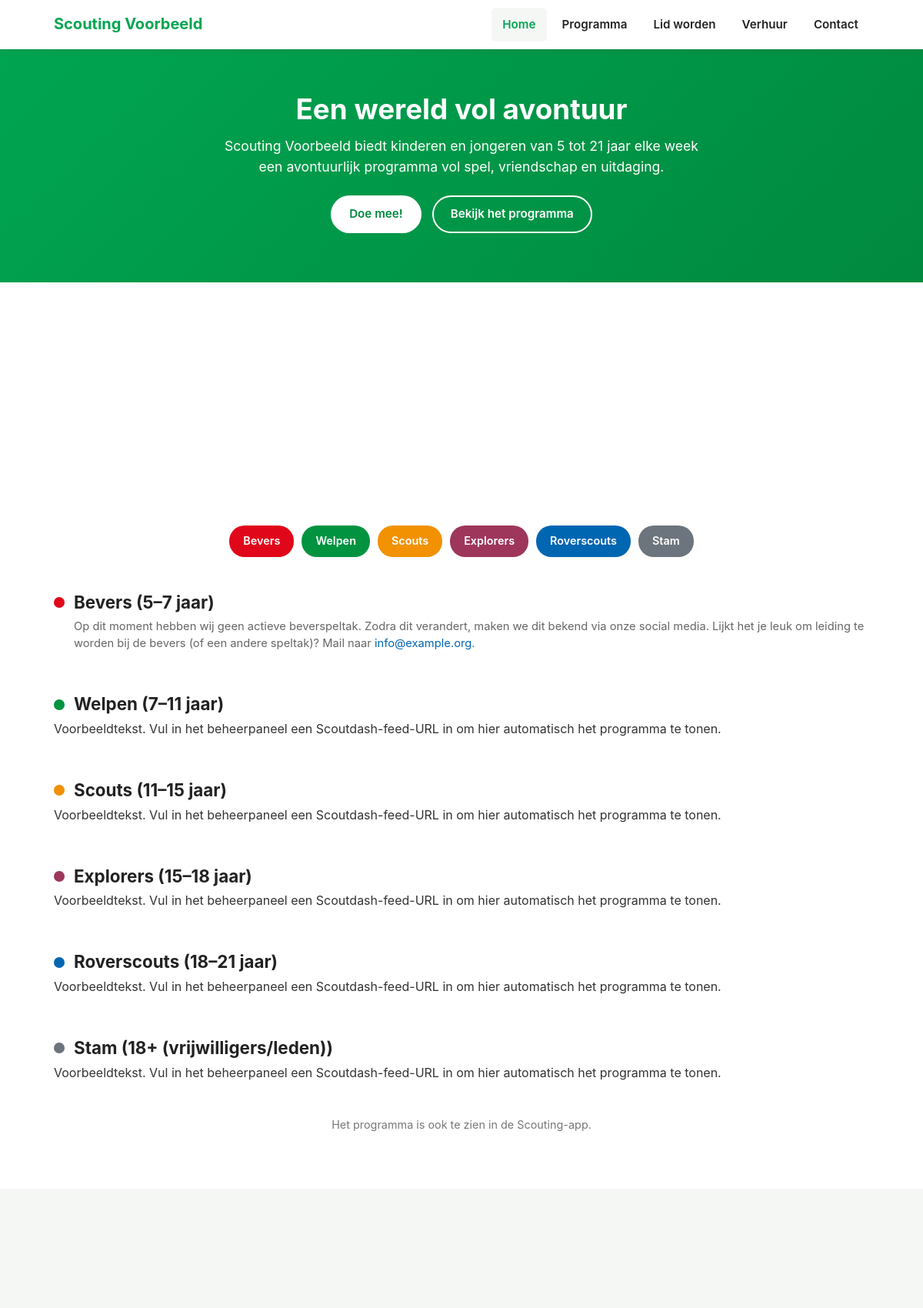
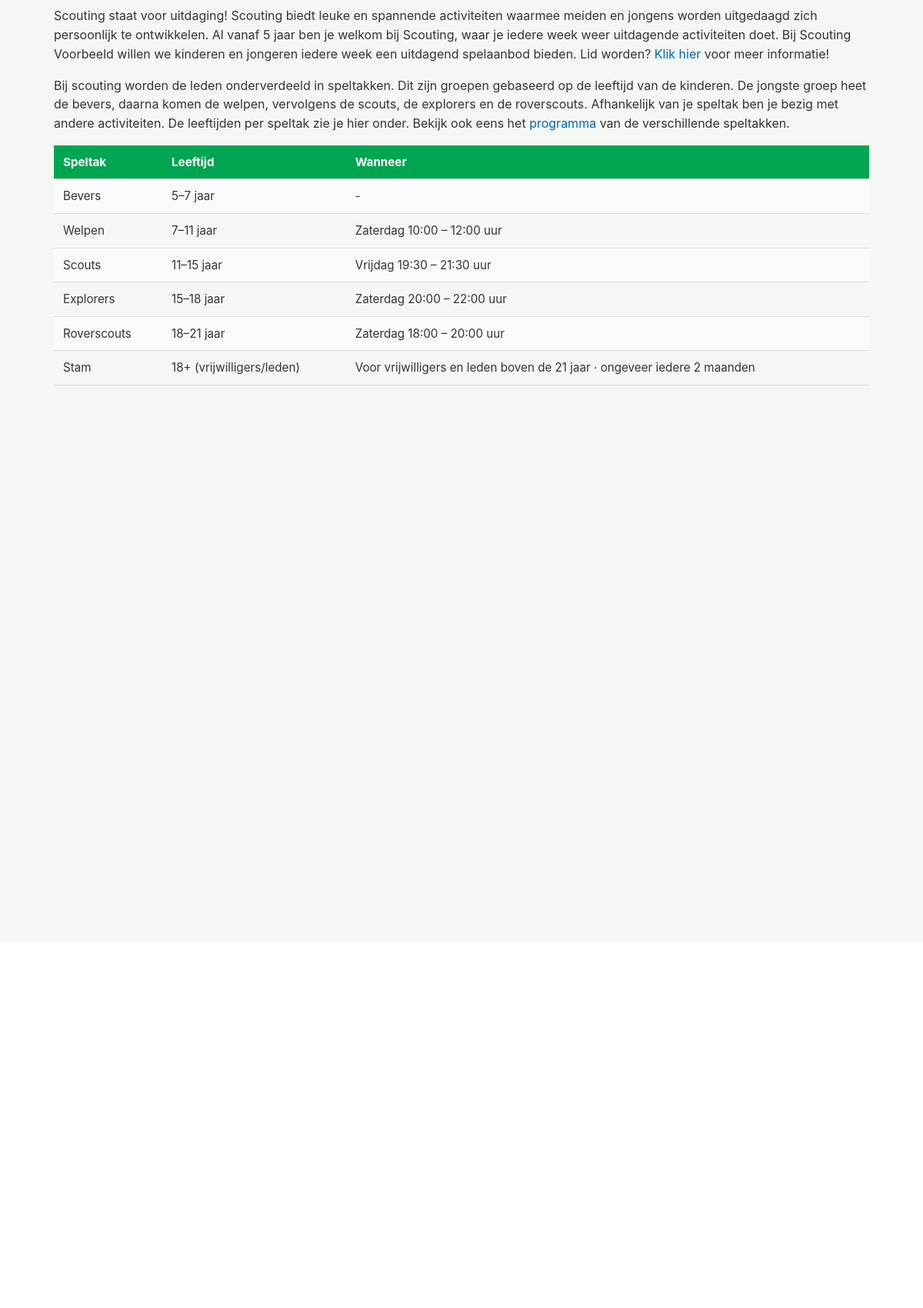
The page / (upper part) on the database its author committed (2 pictures, top to bottom).
### tables this page shows
CREATE TABLE IF NOT EXISTS speltakken (
    id           INT UNSIGNED NOT NULL AUTO_INCREMENT,
    naam         VARCHAR(100) NOT NULL,
    slug         VARCHAR(100) NOT NULL,
    kleur        VARCHAR(20)  NOT NULL DEFAULT '#00A551',
    leeftijd     VARCHAR(100) NULL,
    dag_tijd     VARCHAR(190) NULL,
    leiding      VARCHAR(255) NULL,
    toelichting  TEXT NULL,
    feed_url     VARCHAR(500) NULL,
    afmeld_url   VARCHAR(500) NULL,
    actief       TINYINT(1) NOT NULL DEFAULT 1,
    volgorde     INT NOT NULL DEFAULT 0,
    PRIMARY KEY (id),
    UNIQUE KEY uniq_slug (slug)
);

### includes/functions.php (called while the page is built, shortened)
<?php
require_once __DIR__ . '/db.php';
function e(?string $value): string
{
    return htmlspecialchars($value ?? '', ENT_QUOTES, 'UTF-8');
}
function asset_url(string $path): string
{
    return $path . '?v=' . rawurlencode(APP_VERSION);
}
function get_all_settings(): array
{
    static $cache = null;
    if ($cache === null) {
        $cache = [];
        $stmt = db()->query('SELECT setting_key, setting_value FROM settings');
        foreach ($stmt->fetchAll() as $row) {
            $cache[$row['setting_key']] = $row['setting_value'];
        }
    }
    return $cache;
}
function get_setting(string $key, string $default = ''): string
{
    $all = get_all_settings();
    return $all[$key] ?? $default;
}
function get_speltakken(bool $only_active = false): array
{
    $sql = 'SELECT * FROM speltakken';
    if ($only_active) {
        $sql .= ' WHERE actief = 1';
    }
    $sql .= ' ORDER BY volgorde ASC, naam ASC';
    return db()->query($sql)->fetchAll();
}

### includes/db.php (called while the page is built, shortened)
<?php
function db(): PDO
{
    static $pdo = null;
    if ($pdo === null) {
        $dsn = 'mysql:host=' . DB_HOST . ';port=' . DB_PORT . ';dbname=' . DB_NAME . ';charset=' . DB_CHARSET;
        try {
            $pdo = new PDO($dsn, DB_USER, DB_PASS, [
                PDO::ATTR_ERRMODE => PDO::ERRMODE_EXCEPTION,
                PDO::ATTR_DEFAULT_FETCH_MODE => PDO::FETCH_ASSOC,
                PDO::ATTR_EMULATE_PREPARES => false,
            ]);
        } catch (PDOException $e) {
            http_response_code(500);
            if (APP_DEBUG) {
                die('Databaseverbinding mislukt: ' . htmlspecialchars($e->getMessage()));
            }
            die('Er is een probleem met de website. Probeer het later opnieuw.');
        }
    }
    return $pdo;
}

### index.php (the view, shortened to what this page needs)
<?php
require_once __DIR__ . '/includes/functions.php';
$speltakken = get_speltakken(true);
$isHome = true;
include __DIR__ . '/includes/site_layout_top.php';
?>
<section class="hero" id="top">
  <div class="container">
    <h1><?= e(get_setting('hero_title')) ?></h1>
    <p><?= e(get_setting('hero_text')) ?></p>
    <div class="hero-buttons">
      <a href="<?= e(get_setting('hero_btn1_link')) ?>" class="btn btn-light"><?= e(get_setting('hero_btn1_text')) ?></a>
      <a href="<?= e(get_setting('hero_btn2_link')) ?>" class="btn btn-outline"><?= e(get_setting('hero_btn2_text')) ?></a>
    </div>
  </div>
</section>
<div class="feature-strip">
</div>
<section id="programma">
  <div class="container">
    <div class="speltak-jump">
      <?php foreach ($speltakken as $sp): ?>
      <a href="#sk-<?= e($sp['slug']) ?>" style="background:<?= e($sp['kleur']) ?>"><?= e($sp['naam']) ?></a>
      <?php endforeach; ?>
    </div>
    <?php foreach ($speltakken as $sp):
        $heading = $sp['naam'] . ($sp['leeftijd'] ? ' (' . $sp['leeftijd'] . ')' : '');
        $meta = trim(implode(' · ', array_filter([$sp['dag_tijd'], $sp['leiding']])));
    ?>
    <div class="speltak-block" id="sk-<?= e($sp['slug']) ?>">
      <div class="speltak-head"><span class="speltak-dot" style="background:<?= e($sp['kleur']) ?>"></span><h3><?= e($heading) ?></h3></div>
      <?php if (!empty($sp['feed_url'])): ?>
        <?php if ($meta !== ''): ?><p class="speltak-meta"><?= e($meta) ?></p><?php endif; ?>
        <?php if (!empty($sp['afmeld_url'])): ?>
        <p class="speltak-afmelden">Afmelden voor een opkomst? <a href="<?= e($sp['afmeld_url']) ?>" target="_blank" rel="noopener">Klik hier</a>.</p>
        <?php endif; ?>
        <div class="prog-list" data-feed-slug="<?= e($sp['slug']) ?>" id="feed-<?= e($sp['slug']) ?>">
          <p class="prog-loading">Programma wordt geladen&hellip;</p>
        </div>
      <?php elseif (!empty($sp['toelichting'])): ?>
        <p class="speltak-meta"><?= $sp['toelichting']  ?></p>
      <?php endif; ?>
    </div>
    <?php endforeach; ?>
    <p style="text-align:center; color:#777; font-size:0.9rem;"><?= e(get_setting('programma_footer_note')) ?></p>
  </div>
</section>
<section class="alt" id="lidworden">
  <div class="container">
    <p><?= get_setting('lidworden_tekst_1') ?></p>
    <p><?= get_setting('lidworden_tekst_2') ?></p>
    <table class="leeftijden">
      <tr><th>Speltak</th><th>Leeftijd</th><th>Wanneer</th></tr>
      <?php foreach ($speltakken as $sp): ?>
      <tr>
        <td><?= e($sp['naam']) ?></td>
        <td><?= e($sp['leeftijd'] ?: '-') ?></td>
        <td><?= e($sp['dag_tijd'] ?: '-') ?></td>
      </tr>
      <?php endforeach; ?>
    </table>
    <div class="info-cards">
    </div>
  </div>
</section>
<section id="verhuur">
  <div class="container">
    <div class="verhuur-grid">
    </div>
  </div>
</section>
<?php include __DIR__ . '/includes/site_layout_bottom.php'; ?>

### includes/site_layout_top.php (shortened to what this page needs)
<?php
$pageTitle = $pageTitle ?? get_setting('site_title');
$isHome = $isHome ?? false;
$homeHref = $isHome ? '' : 'index.php';
?>
<!DOCTYPE html>
<html lang="nl">
<head>
<link rel="stylesheet" href="https://cdn.jsdelivr.net/npm/bootstrap@5.3.8/dist/css/bootstrap.min.css">
<link rel="stylesheet" href="https://cdnjs.cloudflare.com/ajax/libs/font-awesome/6.5.2/css/all.min.css">
<link rel="stylesheet" href="<?= e(asset_url('assets/css/style.css')) ?>">
</head>
<body>
<header>
  <div class="navwrap">
    <a href="<?= $homeHref ?>#top" class="brand">
      <span><?= e(get_setting('org_naam')) ?></span>
    </a>
    <nav id="mainNav">
      <ul>
        <li><a href="<?= $homeHref ?>#top">Home</a></li>
        <li><a href="<?= $homeHref ?>#programma">Programma</a></li>
        <li><a href="<?= $homeHref ?>#lidworden">Lid worden</a></li>
        <li><a href="<?= $homeHref ?>#verhuur">Verhuur</a></li>
        <li><a href="<?= $homeHref ?>#contact">Contact</a></li>
      </ul>
    </nav>
  </div>
</header>
<main>

### includes/site_layout_bottom.php (shortened to what this page needs)
</main>
</body>
</html>

### assets/css/style.css (style rules this page uses)
:root { --green:#00A551; --green-dark:#00893f; --blue:#0066B2; --orange:#F2940A; --red:#E1071A; --brique:#9e365b; --yellow:#FCDD17; --gray:#6c757d; --dark:#222; --text:#333; --bg:#ffffff; --light:#f5f7f5; --bevers: #E1071A; --welpen: #019340; --scouts: #f29102; --explorers: #9e365b; }
* { box-sizing:border-box; }
html { scroll-behavior:smooth; scroll-padding-top:90px; }
body { margin:0; font-family:-apple-system,BlinkMacSystemFont,"Segoe UI",Roboto,Helvetica,Arial,sans-serif; color:var(--text); background:var(--bg); line-height:1.55; }
a { color:var(--blue); text-decoration:none; }
h1,h2,h3 { font-weight:700; color:var(--dark); }
.container { max-width:1100px; margin:0 auto; padding:0 20px; }
header { position:sticky; top:0; z-index:1000; background:#fff; box-shadow:0 2px 8px rgba(0,0,0,0.08); }
.navwrap { display:flex; align-items:center; justify-content:space-between; max-width:1100px; margin:0 auto; padding:10px 20px; }
.brand { display:flex; align-items:center; gap:12px; }
.brand span { font-weight:700; font-size:1.25rem; color:var(--green); }
nav ul { list-style:none; display:flex; gap:6px; margin:0; padding:0; }
nav a { display:block; padding:10px 14px; color:var(--dark); font-weight:600; border-radius:6px; font-size:0.95rem; }
nav a.active { color:var(--green); background:var(--light); }
.hero { background:linear-gradient(135deg, var(--green) 0%, var(--green-dark) 100%); color:#fff; padding:56px 0 64px; text-align:center; }
.hero h1 { color:#fff; font-size:2.3rem; margin:0 0 12px; }
.hero p { font-size:1.1rem; max-width:640px; margin:0 auto 24px; opacity:0.95; }
.hero-buttons { display:flex; gap:14px; justify-content:center; flex-wrap:wrap; }
.btn { display:inline-block; padding:11px 22px; border-radius:30px; font-weight:600; border:2px solid transparent; cursor:pointer; font-size:0.95rem; }
.btn-light { background:#fff; color:var(--green-dark); }
.btn-outline { background:transparent; color:#fff; border-color:#fff; }
.feature-strip { display:grid; grid-template-columns:repeat(auto-fit,minmax(240px,1fr)); gap:24px; max-width:1100px; margin:-40px auto 0; padding:0 20px 10px; position:relative; z-index:2; }
section { padding:56px 0; }
section.alt { background:var(--light); }
.speltak-jump { display:flex; flex-wrap:wrap; gap:10px; justify-content:center; margin-bottom:36px; }
.speltak-jump a { color:#fff; padding:9px 18px; border-radius:20px; font-weight:600; font-size:0.9rem; }
.speltak-block { margin-bottom:44px; padding-top:10px; scroll-margin-top:10px; }
.speltak-head { display:flex; align-items:center; gap:12px; flex-wrap:wrap; margin-bottom: 6px; position: sticky; top: 71px; background: #fff; }
.speltak-dot { width:14px; height:14px; border-radius:50%; flex-shrink:0; }
.speltak-head h3 { margin:0; font-size:1.4rem; }
.speltak-meta { color:#666; font-size:0.92rem; margin:0 0 6px 26px; }
table.leeftijden { width:100%; border-collapse:collapse; margin-bottom:28px; }
table.leeftijden th, table.leeftijden td { text-align:left; padding:10px 12px; border-bottom:1px solid #ddd; font-size:0.95rem; }
table.leeftijden th { color:#fff; background:var(--green); }
table.leeftijden tr:nth-child(even) { background:#fafafa; }
.info-cards { display:grid; grid-template-columns:repeat(auto-fit,minmax(240px,1fr)); gap:20px; margin-top:28px; }
.verhuur-grid { display:grid; grid-template-columns:1.3fr 1fr; gap:36px; }
a { transition:color .2s ease, background-color .2s ease, opacity .2s ease; }
nav a { transition:background-color .2s ease, color .2s ease; }
.btn, .btn-download, .speltak-jump a { transition:background-color .2s ease, color .2s ease, transform .15s ease, box-shadow .2s ease; }
.hero h1 { animation:fadeInUp .7s ease both; }
.hero p { animation:fadeInUp .7s ease .12s both; }
.hero-buttons { animation:fadeInUp .7s ease .24s both; }

### rows shown on the page
speltakken: naam "Bevers", heading "Bevers (5–7 jaar)", toelichting "Op dit moment hebben wij geen actieve beverspeltak. Zodra dit verandert, maken we dit bekend via onze social media. Lijkt het je leuk om leiding te worden bij de bevers (of een andere speltak)? Mail naar info@example.org .", leeftijd "5–7 jaar", dag_tijd "-"
speltakken: naam "Welpen", heading "Welpen (7–11 jaar)", toelichting "Voorbeeldtekst. Vul in het beheerpaneel een Scoutdash-feed-URL in om hier automatisch het programma te tonen.", leeftijd "7–11 jaar", dag_tijd "Zaterdag 10:00 – 12:00 uur"
speltakken: naam "Scouts", heading "Scouts (11–15 jaar)", toelichting "Voorbeeldtekst. Vul in het beheerpaneel een Scoutdash-feed-URL in om hier automatisch het programma te tonen.", leeftijd "11–15 jaar", dag_tijd "Vrijdag 19:30 – 21:30 uur"
speltakken: naam "Explorers", heading "Explorers (15–18 jaar)", toelichting "Voorbeeldtekst. Vul in het beheerpaneel een Scoutdash-feed-URL in om hier automatisch het programma te tonen.", leeftijd "15–18 jaar", dag_tijd "Zaterdag 20:00 – 22:00 uur"
speltakken: naam "Roverscouts", heading "Roverscouts (18–21 jaar)", toelichting "Voorbeeldtekst. Vul in het beheerpaneel een Scoutdash-feed-URL in om hier automatisch het programma te tonen.", leeftijd "18–21 jaar", dag_tijd "Zaterdag 18:00 – 20:00 uur"
speltakken: naam "Stam", heading "Stam (18+ (vrijwilligers/leden))", toelichting "Voorbeeldtekst. Vul in het beheerpaneel een Scoutdash-feed-URL in om hier automatisch het programma te tonen.", leeftijd "18+ (vrijwilligers/leden)", dag_tijd "Voor vrijwilligers en leden boven de 21 jaar · ongeveer iedere 2 maanden"

### other values the page prints
get_setting('org_naam') "Scouting Voorbeeld"
get_setting('hero_title') "Een wereld vol avontuur"
get_setting('hero_text') "Scouting Voorbeeld biedt kinderen en jongeren van 5 tot 21 jaar elke week een avontuurlijk programma vol spel, vriendschap en uitdaging."
get_setting('hero_btn1_text') "Doe mee!"
get_setting('hero_btn2_text') "Bekijk het programma"
get_setting('programma_footer_note') "Het programma is ook te zien in de Scouting-app."
